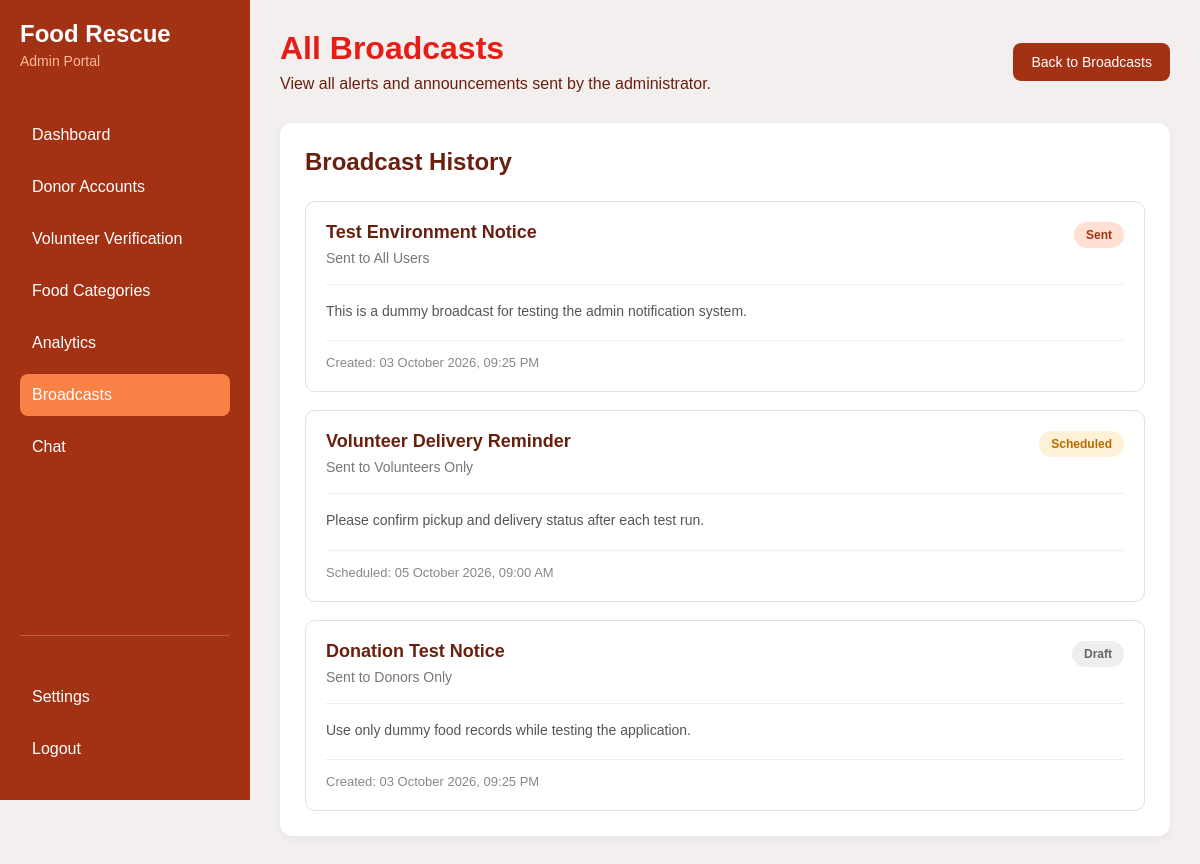
Screenshot of /admin/broadcasts_all.php (signed in) with the database file from the repository.
### tables this page shows
CREATE TABLE broadcasts (
  broadcast_id INT AUTO_INCREMENT PRIMARY KEY,
  admin_id INT NOT NULL,
  title VARCHAR(200) NOT NULL,
  message TEXT NOT NULL,
  audience ENUM('All Users', 'Donors Only', 'Volunteers Only', 'Charities Only') NOT NULL DEFAULT 'All Users',
  status ENUM('Draft', 'Sent', 'Scheduled') NOT NULL DEFAULT 'Draft',
  scheduled_at DATETIME DEFAULT NULL,
  created_at TIMESTAMP DEFAULT CURRENT_TIMESTAMP,
  CONSTRAINT fk_broadcasts_admin FOREIGN KEY (admin_id) REFERENCES users (user_id) ON DELETE RESTRICT ON UPDATE CASCADE,
  INDEX idx_broadcasts_status (status)
);

### admin/broadcasts_all.php (the view, shortened to what this page needs)
<?php
include "db.php";
$all_sql = "SELECT title, message, audience, status, scheduled_at, created_at
            FROM broadcasts
            ORDER BY created_at DESC";
$all_result = mysqli_query($conn, $all_sql);
?>
<!DOCTYPE html>
<html lang="en">
<head>
    <link rel="stylesheet" href="css/broadcasts_all.css">
</head>
<body>
<div class="webpage">
    <aside>
        <div class="sidebar-top">
        <h2>Food Rescue</h2>
        <p>Admin Portal</p>
        <ul>
            <li><a href="index.php">Dashboard</a></li>
<li><a href="donoracc.php">Donor Accounts</a></li>
<li><a href="volunteer_verify.php">Volunteer Verification</a></li>
<li><a href="foodcategories.php">Food Categories</a></li>
<li><a href="analytics.php">Analytics</a></li>
<li class="active"><a href="broadcasts.php">Broadcasts</a></li>
<li><a href="chat.php">Chat</a></li>
        </ul>
        </div>
        <div class="sidebar-bottom">
        <ul>
            <li><a href="settings.php">Settings</a></li>
            <li><a href="../charityGuest/guest/logout.php">Logout</a></li>
        </ul>
    </div>
    </aside>
    <main>
        <div class="header">
            <div class="header-left">
                <h1>All Broadcasts</h1>
                <p>View all alerts and announcements sent by the administrator.</p>
            </div>
            <a href="broadcasts.php" class="back-btn">
                Back to Broadcasts
            </a>
        </div>
        <div class="broadcast-container">
            <div class="section-header">
                <h2>Broadcast History</h2>
            </div>
            <?php if (mysqli_num_rows($all_result) > 0) { ?>
                <div class="broadcast-list">
                    <?php while ($broadcast = mysqli_fetch_assoc($all_result)) { ?>
                        <div class="broadcast-card">
                            <div class="broadcast-top">
                                <div>
                                    <h3>
                                        <?php echo htmlspecialchars($broadcast['title']); ?>
                                    </h3>
                                    <p class="audience">
                                        Sent to <?php echo htmlspecialchars($broadcast['audience']); ?>
                                    </p>
                                </div>
                                <span class="status
                                    <?php echo strtolower($broadcast['status']); ?>">
                                    <?php echo htmlspecialchars($broadcast['status']); ?>
                                </span>
                            </div>
                            <div class="broadcast-message">
                                <p>
                                    <?php echo nl2br(htmlspecialchars($broadcast['message'])); ?>
                                </p>
                            </div>
                            <div class="broadcast-footer">
                                <div>
                                    <?php if ($broadcast['status'] == 'Scheduled' && $broadcast['scheduled_at'] != NULL) { ?>
                                        <span>
                                            Scheduled:
                                            <?php echo date("d F Y, h:i A", strtotime($broadcast['scheduled_at'])); ?>
                                        </span>
                                    <?php } else { ?>
                                        <span>
                                            Created:
                                            <?php echo date("d F Y, h:i A", strtotime($broadcast['created_at'])); ?>
                                        </span>
                                    <?php } ?>
                                </div>
                            </div>
                        </div>
                    <?php } ?>
                </div>
            <?php } ?>
        </div>
    </main>
</div>
</body>
</html>

### admin/css/broadcasts_all.css (style rules this page uses)
* { margin: 0; padding: 0; box-sizing: border-box; }
.webpage { font-family: Arial, sans-serif; display: flex; background-color: #f3efef; min-height: 100vh; }
aside { min-height:100vh; width:250px; background-color:#A33215; padding:20px; display:flex; flex-direction:column; justify-content:space-between; position:fixed; }
.sidebar-top { display:flex; flex-direction:column; }
aside h2 { margin-bottom:5px; color:white; }
.sidebar-top p { margin-bottom:35px; color:#ffba98; font-size:14px; }
.sidebar-bottom { margin-top:auto; padding-top:30px; border-top:1px solid rgba(255,255,255,0.2); }
aside ul { list-style:none; }
aside li { padding:12px; margin:10px 0; color:white; border-radius:8px; transition:0.3s; }
aside li a { color:white; text-decoration:none; display:block; }
aside li.active { background:#FA8145; border-radius:8px; }
main { margin-left: 250px; flex: 1; padding: 30px; }
.header { display: flex; justify-content: space-between; align-items: center; margin-bottom: 30px; }
.header-left h1 { color: #E71C16; margin-bottom: 8px; }
.header-left p { color: #69200F; }
.back-btn { background: #A33215; color: white; padding: 11px 18px; border-radius: 8px; text-decoration: none; font-size: 14px; }
.broadcast-container { background: white; border-radius: 12px; padding: 25px; box-shadow: 0 2px 8px rgba(0, 0, 0, 0.05); }
.section-header { margin-bottom: 25px; }
.section-header h2 { color: #69200F; }
.broadcast-list { display: flex; flex-direction: column; gap: 18px; }
.broadcast-card { border: 1px solid #eadede; border-radius: 10px; padding: 20px; background: #fff; transition: 0.2s; }
.broadcast-top { display: flex; justify-content: space-between; align-items: flex-start; gap: 20px; }
.broadcast-top h3 { color: #69200F; margin-bottom: 7px; font-size: 18px; }
.audience { color: #777; font-size: 14px; }
.status { padding: 6px 12px; border-radius: 20px; font-size: 12px; font-weight: bold; white-space: nowrap; }
.status.sent { background: #ffe0d2; color: #A33215; }
.status.scheduled { background: #fff0d8; color: #b76b00; }
.status.draft { background: #eeeeee; color: #666; }
.broadcast-message { margin-top: 18px; padding-top: 15px; border-top: 1px solid #eee; }
.broadcast-message p { color: #555; line-height: 1.6; font-size: 14px; }
.broadcast-footer { margin-top: 18px; padding-top: 12px; border-top: 1px solid #eee; }
.broadcast-footer span { color: #888; font-size: 13px; }

### rows the page displays
broadcasts: title "Test Environment Notice", audience "All Users", status "Sent", message "This is a dummy broadcast for testing the admin notification system.", created_at "03 October 2026, 09:25 PM"
broadcasts: title "Volunteer Delivery Reminder", audience "Volunteers Only", status "Scheduled", message "Please confirm pickup and delivery status after each test run.", scheduled_at "05 October 2026, 09:00 AM"
broadcasts: title "Donation Test Notice", audience "Donors Only", status "Draft", message "Use only dummy food records while testing the application.", created_at "03 October 2026, 09:25 PM"
